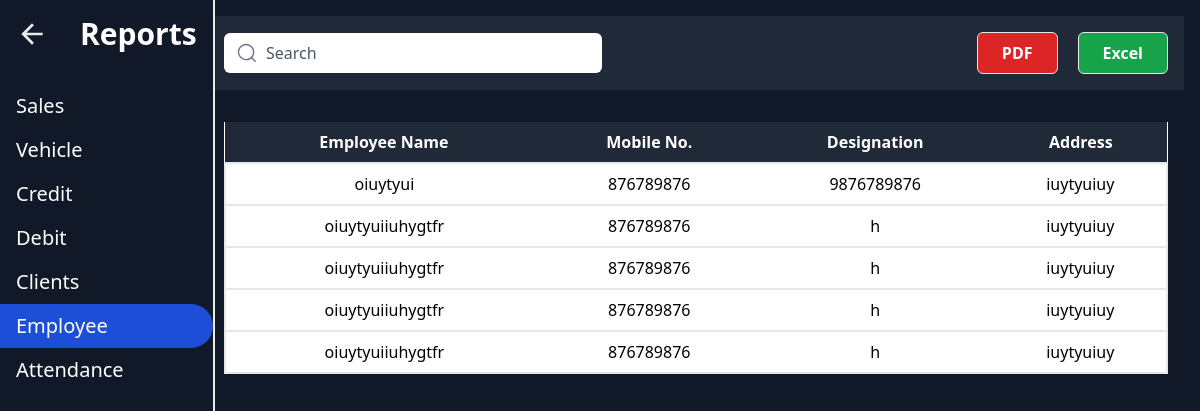
Screenshot of /reports/employees_report/ with the database file from the repository.
### myapp/models.py (models this page shows, shortened)
class BaseModel(models.Model):
    created_at = models.DateTimeField(auto_now_add=True)
    updated_at = models.DateTimeField(auto_now=True)
    class Meta:
        abstract = True

class Employee(BaseModel):
    name = models.CharField(max_length=100)
    designation = models.CharField(max_length=100)
    mobile_number = models.CharField(null=True, blank=True, max_length=15)
    address = models.TextField(blank=True, null=True)

### myapp/views.py (the view)
# urls.py: path('reports/employees_report/', views.employees_report, name='employees_report'),
def employees_report(request):
    if request.method == "GET":
        employees = Employee.objects.all()
        search  = request.GET.get("search")
        if search:
            employees = employees.filter(
                Q(name__icontains=search) |
                Q(designation__icontains=search) |
                Q(mobile_number__icontains=search)
            )
        context = {"employees": employees}
        return render(request, "reports/employees_report.html", context=context)
    return render(request, "reports/employees_report.html")

### templates/reports/employees_report.html (shortened to what this page needs)
{% extends "reports.html" %}
{% block content %}
{% load static %}
<body class="bg-gray-900">
    <div class="p-4 bg-gray-800 mb-4">
        <div class="flex justify-between items-center w-full text-black">
            <div class="flex items-center space-x-2 w-2/5 justify-center">
                <div class="group relative w-full">
                    <input placeholder="Search" type="search" class="w-full font-lg pl-10 h-10 rounded-md border-2 border-transparent text-gray-900 placeholder-gray-600 focus:ring-2 focus:ring-green-400 focus:border-transparent transition duration-300 ease-in-out shadow-sm">
                </div>
            </div>
            <div class="flex space-x-5 ml-auto">
                <button class="border bg-red-600 hover:bg-red-700 text-white font-bold py-2 px-6 rounded-md focus:outline-none focus:ring focus:ring-red-500">
                    PDF
                </button>
                <button class="border bg-green-600 hover:bg-green-700 text-white font-bold py-2 px-6 rounded-md focus:outline-none focus:ring focus:ring-green-500">
                    Excel
                </button>
            </div>
        </div>
    </div>
    <div class="p-4">
        <table class="min-w-full bg-white cursor-pointer">
            <thead>
                <tr class="w-full bg-gray-800 text-white">
                    <th class="py-2">Employee Name</th>
                    <th class="py-2">Mobile No.</th>
                    <th class="py-2">Designation</th>
                    <th class="py-2">Address</th>
                </tr>
            </thead>
            <tbody class="theme-toggle">
                 {% for employee in employees %}
                <tr class="text-center hover:bg-yellow-500 border-2">
                    <td class="py-2">{{employee.name}}</td>
                    <td class="py-2">{{employee.mobile_number}}</td>
                    <td class="py-2">{{employee.designation}}</td>
                    <td class="py-2">{{employee.address}}</td>
                </tr>
                {% endfor %}
            </tbody>
        </table>
    </div>
</body>
{% endblock %}

### rows the page displays
Employee: name "oiuytyui", mobile_number "876789876", designation "9876789876", address "iuytyuiuy"
Employee: name "oiuytyuiiuhygtfr", mobile_number "876789876", designation "h", address "iuytyuiuy"
Employee: name "oiuytyuiiuhygtfr", mobile_number "876789876", designation "h", address "iuytyuiuy"
Employee: name "oiuytyuiiuhygtfr", mobile_number "876789876", designation "h", address "iuytyuiuy"
Employee: name "oiuytyuiiuhygtfr", mobile_number "876789876", designation "h", address "iuytyuiuy"
